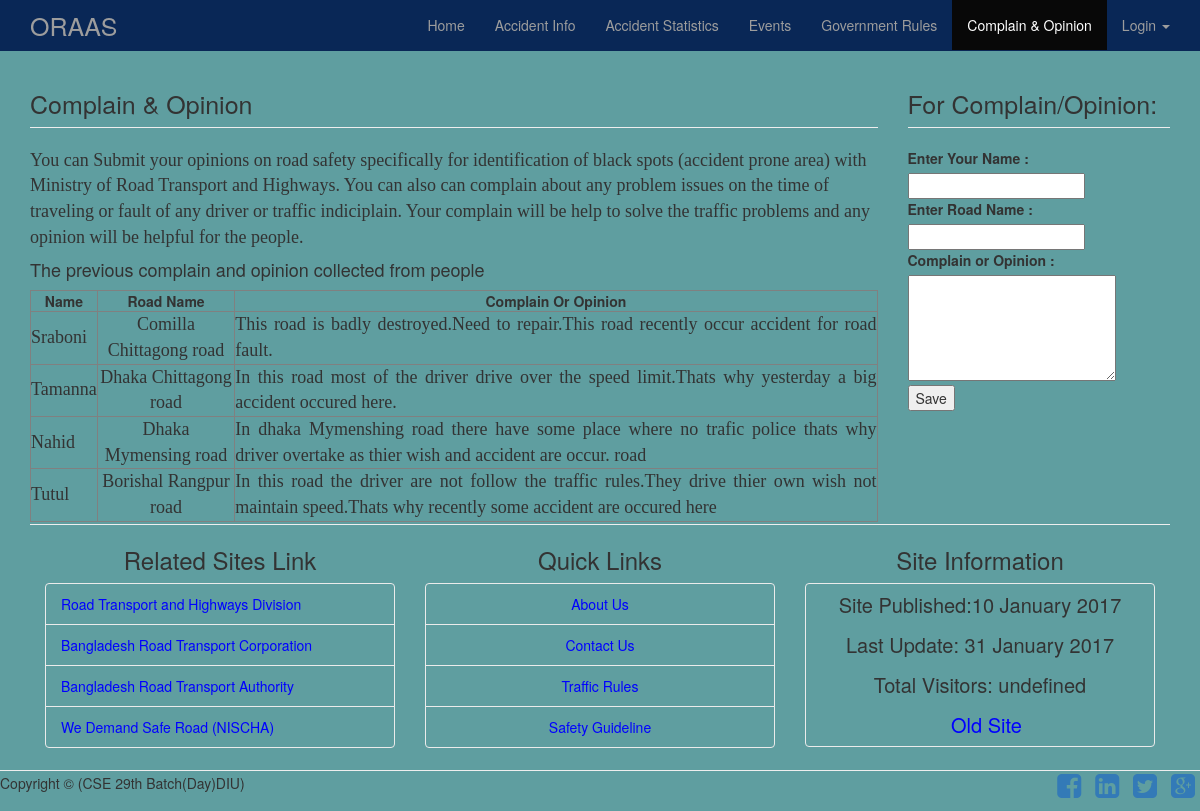
Screenshot of /complain_opinion.php with the database file from the repository.
### tables this page shows
CREATE TABLE IF NOT EXISTS `complain_opinion` (
  `id` int(11) NOT NULL AUTO_INCREMENT,
  `name` varchar(255) NOT NULL,
  `road_name` varchar(255) NOT NULL,
  `complain` varchar(255) NOT NULL,
  `is_approval` int(11) NOT NULL,
  PRIMARY KEY (`id`)
);

### complain_opinion.php (the view, shortened to what this page needs)
<!DOCTYPE html>
<html lang="en">
    <head>
        <link href="css/bootstrap.min.css" rel="stylesheet">
        <link href="css/modern-business.css" rel="stylesheet">
        <link href="font-awesome/css/font-awesome.min.css" rel="stylesheet" type="text/css">
        <link rel="stylesheet" type="text/css" href="css/style.css">
    </head>
    <body>
        <nav class="navbar navbar-inverse navbar-fixed-top" role="navigation">
            <div class="container">
                <div class="navbar-header">
                    <a class="navbar-brand" href="index.php" style="font-size:25px">ORAAS</a>
                </div>
                <div class="collapse navbar-collapse" id="bs-example-navbar-collapse-1">
                    <ul class="nav navbar-nav navbar-right">
                        <li>
                            <a href="index.php">Home</a>
                        </li>
                        <li>
                            <a href="accident_info.php">Accident Info</a>
                        </li>
                        <li>
                            <a href="accident_statistics.php">Accident Statistics</a>
                        </li>
                        <li>
                            <a href="events.php">Events</a>
                        </li>
                        <li>
                            <a href="government_rules.php">Government Rules</a>
                        </li>
                        <li class="active">
                            <a href="complain_opinion.php">Complain & Opinion</a>
                        </li>
                           <?php if ($user) { ?>
                        <li class="dropdown">
                         <a href="#" class="dropdown-toggle" data-toggle="dropdown">Log out <b class="caret"></b></a>
                         <ul class="dropdown-menu">
                          <li><a href="logout.php">Log out</a></li>
                          <li><a href="profile.php">Profile</a></li>
                         </ul>
                        </li>
                         <?php }else{ ?>
                        <li class="dropdown">
                        <a href="#" class="dropdown-toggle" data-toggle="dropdown">Login <b class="caret"></b></a>
                        </li>
                       <?php } ?>
                    </ul>
                </div>
            </div>
        </nav>
        <div class="container">
            <div class="row">
                <div class="col-lg-9">
                    <h1 class="page-header" style="font-size:25px">Complain & Opinion </h1>
                     <p style="font-family:Times New Roman;font-size:18px"> You can Submit your opinions on road safety specifically for identification of black spots (accident prone area) with Ministry of Road
                     Transport and Highways. You can also can complain about any problem issues on the time of traveling or fault of any driver or traffic indiciplain.
                     Your  complain will be help to solve the traffic problems and any opinion will be helpful for the people.</p>
                     <h4>The previous complain and opinion collected from people</h4>
                     <?php
                 $sql = "SELECT * FROM complain_opinion";
                 $res = mysql_query($sql) or die(mysql_error());
                ?>
                <table border="1" width="100%">
                    <thead>
                        <tr>
                            <th style="text-align:center" >Name</th>
                            <th style="text-align:center">Road Name</th>
                            <th style="text-align:center">Complain Or Opinion</th>
                        </tr>
                    </thead>
                    <tbody>
                        <?php while ($data = mysql_fetch_assoc($res)) {
                          if($data['is_approval']==1) {
                            ?>
                            <tr>
                                <td style="font-family:Times New Roman;text-align:justify;font-size:18px"><?php echo $data['name'] ?></td>
                                <td style="font-family:Times New Roman;text-align:center;font-size:18px"><?php echo $data['road_name'] ?></td>
                                <td style="font-family:Times New Roman;text-align:justify;font-size:18px"><?php echo $data['complain'] ?></td>
                            </tr>
                        <?php } } ?>
                    </tbody>
                </table>
                </div>
                 <div class="col-lg-3">
                    <h1 class="page-header" style="font-size:25px">For Complain/Opinion:</h1>
                    <form method="POST" >
                            <label>Enter Your Name :</label><br />
                            <input type="text" name="name" required data-validation-required-message="Please enter data"><br />
                            <label>Enter Road Name :</label><br />
                            <input type="text" name="road_name" required data-validation-required-message="Please enter data" ><br />
                            <label>Complain or Opinion :</label><br />
                            <textarea name="conplain" rows="5" cols="25" required data-validation-required-message="Please enter data"></textarea><br />
                            <input type="submit" value="Save" name="submit">
                    </form>
                 </div>
            </div>
             <hr>
                 <div class="row">
                   <div class="col-lg-12">
                    <div class="col-md-4">
                        <h3 style="text-align:center">Related Sites Link</h3>
                        <div class="list-group">
                         <a href="http://www.rthd.gov.bd/" class="list-group-item" style="color:blue" target="_blank">Road Transport and Highways Division</a>
                         <a href="http://www.brtc.gov.bd/" class="list-group-item" style="color:blue" target="_blank">Bangladesh Road Transport Corporation</a>
                         <a href="https://www.facebook.com/brta.bd/" class="list-group-item" style="color:blue" target="_blank">Bangladesh Road Transport Authority</a>
                         <a href="http://wedemandsaferoadbd.org" class="list-group-item" style="color:blue" target="_blank">We Demand Safe Road (NISCHA)</a>
                       </div>
                    </div>
                    <div class="col-md-4">
                    <h3 style="text-align:center">Quick Links</h3>
                      <div class="list-group">
                        <a href="about.php" class="list-group-item" style="text-align:center;color:blue">About Us</a>
                        <a href="contact.php" class="list-group-item" style="text-align:center;color:blue">Contact Us</a>
                        <a href="traffic_rules.php" class="list-group-item" style="text-align:center;color:blue">Traffic Rules</a>
                        <a href="safety_guideline.php" class="list-group-item" style="text-align:center;color:blue">Safety Guideline</a>
                      </div>
                    </div>
                    <div class="col-md-4">
                    <h3 style="text-align:center">Site Information</h3>
                      <div class="list-group">
                        <h4 class="list-group-item">
                        <p style="font-size:20px;text-align:center;margin-bottom:18px">Site Published:10 January 2017</p>
                        <p style="font-size:20px;text-align:center;margin-bottom:18px">Last Update: 31 January 2017</p>
                        <p style="font-size:20px;text-align:center;margin-bottom:18px"><script> document.write("Total Visitors: " + localStorage.pagecount + "");</script></p>
                        <a href="http://localhost/update_project/project/index.php" style="font-size:20px;color:blue;text-align:center;margin-left:130px" target="_blank">Old Site</a>
                        </h4>
                      </div>
                    </div>
                   </div>
                </div>
             </div>
            <hr>
            <footer class="welcome">
                <div class="row">
                    <div class="col-md-6 ">
                        <p>Copyright © (CSE 29th Batch(Day)DIU)</p>
                    </div>
                    <div class="col-md-6 text-right">
                         <ul class="list-unstyled list-inline list-social-icons">
                            <li>
                                <a href="#"><i class="fa fa-facebook-square fa-2x"></i></a>
                            </li>
                            <li>
                                <a href="#"><i class="fa fa-linkedin-square fa-2x"></i></a>
                            </li>
                            <li>
                                <a href="#"><i class="fa fa-twitter-square fa-2x"></i></a>
                            </li>
                            <li>
                                <a href="#"><i class="fa fa-google-plus-square fa-2x"></i></a>
                            </li>
                        </ul>
                    </div>
                </div>
            </footer>
    </body>
</html>

### css/modern-business.css (style rules this page uses)
html, body { height: 100%; }
body { padding-top: 50px; }
footer { margin: 50px 0; }

### css/style.css (style rules this page uses)
body { background: #5F9EA0; }
.navbar-inverse { background-color: #092756 ; border-color: #092756 ; }
.navbar-inverse .navbar-nav > .active > a, .navbar-inverse .navbar-nav > .active > a:focus, .navbar-inverse .navbar-nav > .active > a:hover { background-color: #080808; color: #fff; }
.list-group-item { background-color: #5F9EA0; border: 1px solid #ebebeb; display: block; margin-bottom: -1px; padding: 10px 15px; position: relative; }
.welcome { margin-top:2px; margin-bottom:0px; }
hr { margin-top:2px; margin-bottom:2px; }

### rows the page displays
complain_opinion: name "Sraboni", road_name "Comilla Chittagong road", complain "This road is badly destroyed.Need to repair.This road recently occur accident for road fault."
complain_opinion: name "Tamanna", road_name "Dhaka Chittagong road", complain "In this road most of the driver drive over the speed limit.Thats why yesterday a big accident occured here."
complain_opinion: name "Nahid", road_name "Dhaka Mymensing road", complain "In dhaka Mymenshing road there have some place where no trafic police thats why driver overtake as thier wish and accident are occur. road"
complain_opinion: name "Tutul", road_name "Borishal Rangpur road", complain "In this road the driver are not follow the traffic rules.They drive thier own wish not maintain speed.Thats why recently some accident are occured here"
